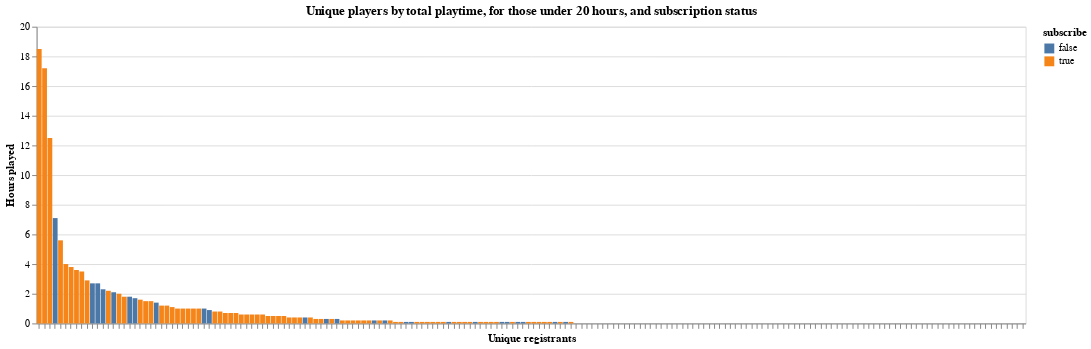

The cell this chart's notebook holds for it:
### Code cell
alt.Chart(under20, title="Unique players by total playtime, for those under 20 hours, and subscription status").mark_bar().encode(
    x=alt.X("hashedEmail", axis=alt.Axis(labels=False)).sort("-y").title("Unique registrants"),
    y=alt.Y("played_hours").title("Hours played"),
    color=alt.Color("subscribe")
).properties(width = 1000)

### Figure 1 — Vega-Lite specification as saved in the notebook (floating-point values rounded to 4 significant figures; data arrays with more than 128 entries replaced by an {"elided": "..."} marker saying what was removed)
{"config": {"view": {"continuousWidth": 300, "continuousHeight": 300}}, "data": {"name": "data-6e4a379907ca1c563f35ec0e85109a2d"}, "mark": {"type": "bar"}, "encoding": {"color": {"field": "subscribe", "type": "nominal"}, "x": {"axis": {"labels": false}, "field": "hashedEmail", "sort": "-y", "title": "Unique registrants", "type": "nominal"}, "y": {"field": "played_hours", "title": "Hours played", "type": "quantitative"}}, "title": "Unique players by total playtime, for those under 20 hours, and subscription status", "width": 1000, "$schema": "https://vega.github.io/schema/vega-lite/v5.20.1.json", "datasets": {"data-6e4a379907ca1c563f35ec0e85109a2d": {"elided": "186 records"}}}
